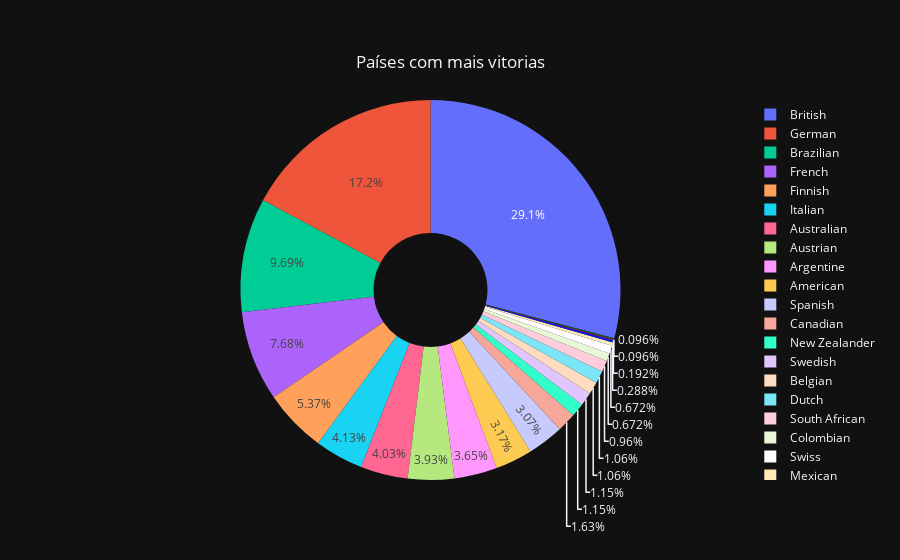

Source (notebook cell):
### Markdown cell above
# Países com mais vitórias

### Code cell
fig = go.Figure(data=[go.Pie(labels=dfresulrac[(dfresulrac['ordem_posicao']== 1)].sort_values(by=['nacionalidade'])['nacionalidade'].unique(), values=dfresulrac[(dfresulrac['ordem_posicao']== 1)].groupby('nacionalidade')['ordem_posicao'].value_counts(),hole=.3)])
fig.update_layout(title={
        'text': "Países com mais vitorias",
        'y':0.9,
        'x':0.5,
        'xanchor': 'center',
        'yanchor': 'top'}, 
        template = "plotly_dark")
fig.show()

### Figure 1 — Plotly figure (JSON) as saved in the notebook; plotly's stock layout.template omitted (floating-point values rounded to 4 significant figures)
{"data": [{"hole": 0.3, "labels": ["American", "Argentine", "Australian", "Austrian", "Belgian", "Brazilian", "British", "Canadian", "Colombian", "Dutch", "Finnish", "French", "German", "Italian", "Mexican", "Monegasque", "New Zealander", "Polish", "South African", "Spanish", "Swedish", "Swiss", "Venezuelan"], "type": "pie", "values": [33, 38, 42, 41, 11, 101, 303, 17, 7, 11, 56, 80, 179, 43, 3, 2, 12, 1, 10, 32, 12, 7, 1]}], "layout": {"title": {"text": "Países com mais vitorias", "x": 0.5, "xanchor": "center", "y": 0.9, "yanchor": "top"}}}
